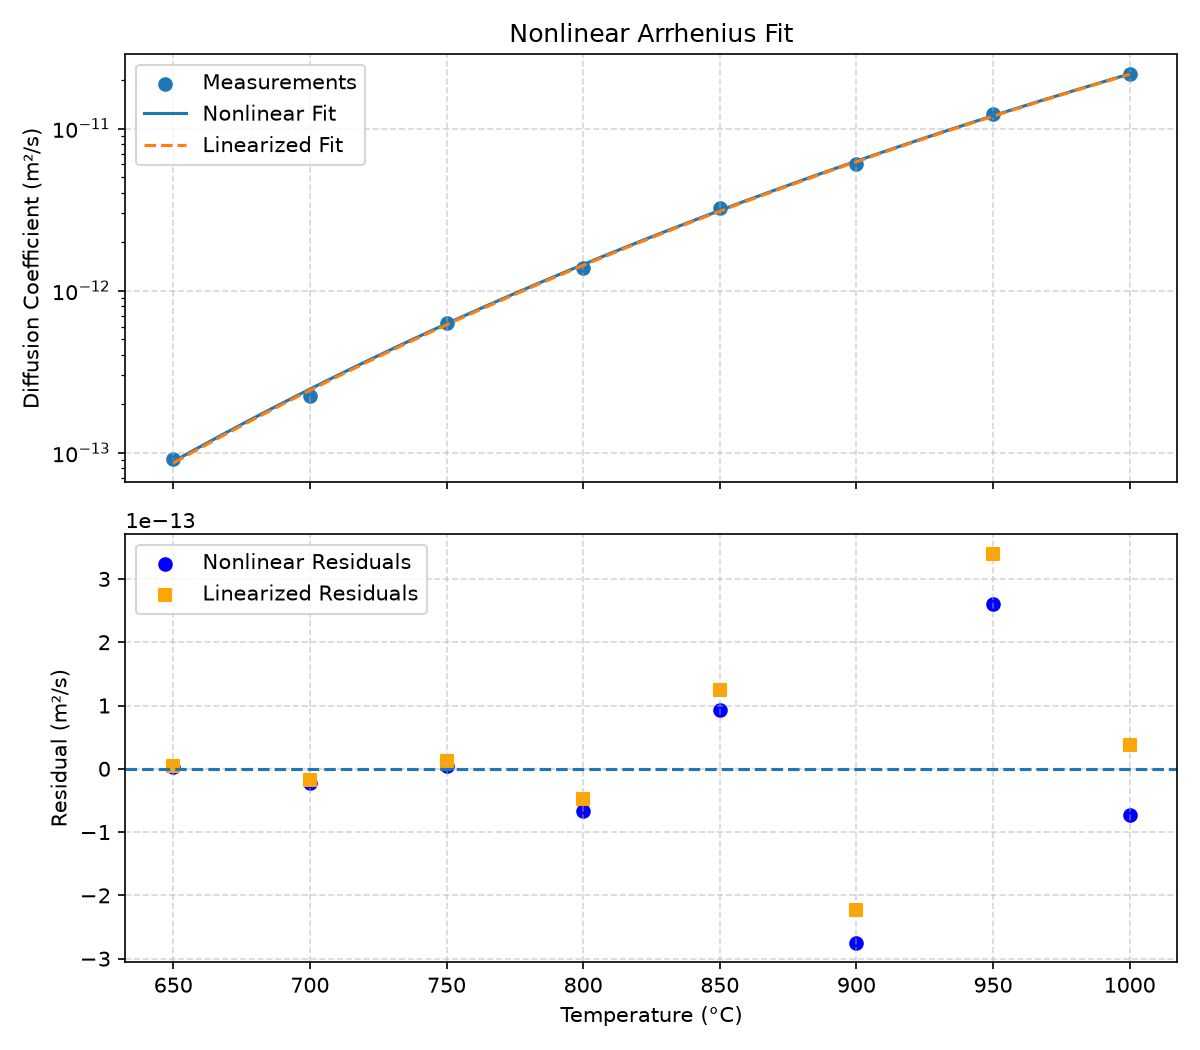

Write the Python code that produced this figure.
import pandas as pd
from pathlib import Path
import numpy as np
from scipy.optimize import curve_fit
from scipy.stats import linregress
import matplotlib.pyplot as plt
from math import inf

def read_data(file_name):
    file_path = Path(__file__).parent / file_name
    data = pd.read_csv(file_path, encoding = "utf-8")
    return data

def validity_check(data):
    key_list = {"sample_id", "temperature_c", "diffusion_coefficient_m2_s"}
    missing_key = key_list - set(data.columns)
    if missing_key:
        missing_key_text = ",".join(list(missing_key))
        raise ValueError(f"缺少必需列：{missing_key_text}")
    if not data[data.isna().any(axis = 1)].empty:
        raise ValueError("存在无效数据")
    if not data[data["temperature_c"] <= -273.15].empty:
        raise ValueError("温度必须高于绝对零度")
    if not data[data["diffusion_coefficient_m2_s"] <= 0].empty:
        raise ValueError("扩散系数必须大于零")
    if len(data["temperature_c"].unique()) < 3:
        raise ValueError("数据需要至少包含 3 个不同温度点")

def func(x, prefactor_scaled, activation_energy_j_mol):
    gas_constant = 8.314
    return prefactor_scaled * np.exp(-activation_energy_j_mol / (gas_constant * x))

def data_curve_fit(x, y):
    return curve_fit(
        func,
        xdata = x,
        ydata = y,
        p0 = (5.0e7, 150000.0),
        bounds = (0, inf),
        maxfev = 10000
    )

def curve_RMSE_calc(prefactor_scaled, activation_energy_j_mol, x, y):
    residual = y * 1e-12 - func(x, prefactor_scaled, activation_energy_j_mol) * 1e-12
    return residual, np.sqrt(np.pow(residual, 2).mean())

def linear_RMSE_calc(slope, intercept, x, y):
    residual = np.exp(y) - np.exp(slope * x + intercept)
    return residual, np.sqrt(np.pow(residual, 2).mean())

def print_result(result):
    if result["type"] == "non-linear":
        prefix = "非线性拟合"
    elif result["type"] == "linear":
        prefix = "线性化拟合"

    print(
        prefix + f"活化能：{result["activation_energy"]:.1f} kJ/mol",
        prefix + f"指前因子：{result["prefactor"]:.3e} m²/s",
        prefix + f" RMSE：{result["RMSE"]:.3e} m²/s",
        sep = '\n'
    )

def non_linear_process(data):
    diffusion_scaled = data["diffusion_coefficient_m2_s"].to_numpy() / 1.0e-12
    temperature_k = data["temperature_c"].to_numpy() + 273.15
    [prefactor_scaled, activation_energy_j_mol], _ = data_curve_fit(temperature_k, diffusion_scaled)

    prefactor = prefactor_scaled * 1e-12
    activation_energy_kj_mol = activation_energy_j_mol / 1e3
    residual, RMSE = curve_RMSE_calc(prefactor_scaled, activation_energy_j_mol, temperature_k, diffusion_scaled)
    return {
        "type": "non-linear",
        "activation_energy": activation_energy_kj_mol,
        "prefactor": prefactor,
        "RMSE": RMSE,
        "x": data["temperature_c"].to_numpy(),
        "y": diffusion_scaled * 1e-12,
        "residual": residual
    }

def linear_process(data):
    temperature_k = data["temperature_c"].to_numpy() + 273.15
    x = 1000 / temperature_k
    y = np.log(data["diffusion_coefficient_m2_s"].to_numpy())
    result = linregress(x, y)

    slope = result.slope
    intercept = result.intercept
    gas_constant = 8.314

    activation_energy = -slope * gas_constant
    prefactor = np.exp(intercept)
    residual, RMSE = linear_RMSE_calc(slope, intercept, x, y)

    return {
        "type": "linear",
        "activation_energy": activation_energy,
        "prefactor": prefactor,
        "RMSE": RMSE,
        "residual": residual,
        "x": data["temperature_c"].to_numpy(),
        "y": np.exp(y),
        "slope": slope,
        "intercept": intercept
    }

def print_plot(non_linear_result, linear_result):
    fig, (fit_ax, res_ax) = plt.subplots(
        2,
        1,
        figsize = (8, 7),
        sharex = True
    )

    fit_ax.scatter(
        non_linear_result["x"],
        non_linear_result["y"],
        label = "Measurements"
    )

    x_curve = np.linspace(
        non_linear_result["x"].min(),
        non_linear_result["x"].max(),
        200
    )
    y_curve = non_linear_result["prefactor"] * np.exp(-non_linear_result["activation_energy"] * 1000 / (8.314 * (x_curve + 273.15)))
    fit_ax.plot(
        x_curve,
        y_curve,
        label = "Nonlinear Fit",
        linestyle = "-"
    )

    y_line = np.exp(linear_result["slope"] * (1000 / (x_curve + 273.15)) + linear_result["intercept"])
    fit_ax.plot(
        x_curve,
        y_line,
        label = "Linearized Fit",
        linestyle = "--"
    )
    fit_ax.grid(
        True,
        alpha = 0.5,
        linestyle = "--"
    )

    fit_ax.set_yscale("log")
    fit_ax.set_title("Nonlinear Arrhenius Fit")
    fit_ax.set_ylabel("Diffusion Coefficient (m²/s)")
    fit_ax.legend(loc = "best")

    res_ax.scatter(
        non_linear_result["x"],
        non_linear_result["residual"],
        label = "Nonlinear Residuals",
        color = "blue",
        marker = 'o'
    )
    res_ax.scatter(
        linear_result["x"],
        linear_result["residual"],
        label = "Linearized Residuals",
        color = "orange",
        marker = 's'
    )
    res_ax.axhline(
        0,
        linestyle = "--"
    )
    res_ax.grid(
        True,
        alpha = 0.5,
        linestyle = "--"
    )
    res_ax.set_xlabel("Temperature (°C)")
    res_ax.set_ylabel("Residual (m²/s)")
    res_ax.legend(loc = "best")

    fig.tight_layout()
    fig.savefig(Path(__file__).parent / "arrhenius_curve_fit.png", dpi = 150)
    print("图像已保存：arrhenius_curve_fit.png")
    plt.show()

def main():
    data = read_data("diffusion_curve_data.csv")
    validity_check(data)
    print(
        f"读取扩散数据点：{len(data)}",
        f"温度范围：{data["temperature_c"].min():.0f}–{data["temperature_c"].max():.0f} °C",
        sep = '\n'
    )

    non_linear_result = non_linear_process(data)
    print_result(non_linear_result)

    linear_result = linear_process(data)
    print_result(linear_result)

    print(f"活化能差值：{np.abs(non_linear_result["activation_energy"] - linear_result["activation_energy"]):.1f} kJ/mol")
    if non_linear_result["RMSE"] < linear_result["RMSE"]:
        print("RMSE 更小的方法：非线性拟合")
    elif non_linear_result["RMSE"] > linear_result["RMSE"]:
        print("RMSE 更小的方法：线性化拟合")
    else:
        print("非线性拟合与线性化拟合方法的 RMSE 一致")

    print_plot(non_linear_result, linear_result)

if __name__ == "__main__":
    main()
